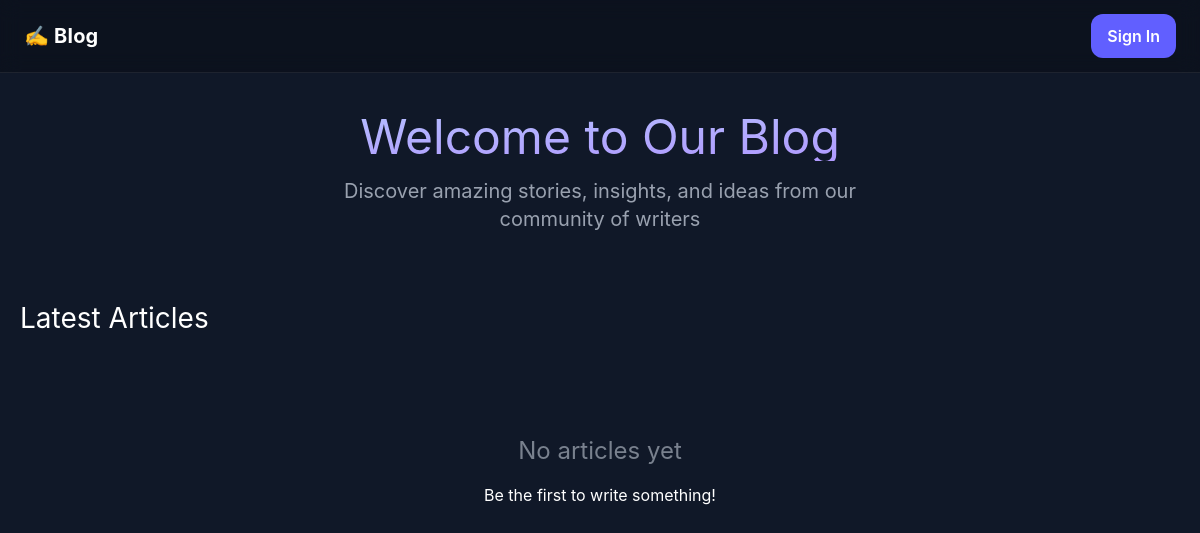
The app's page /, older data.
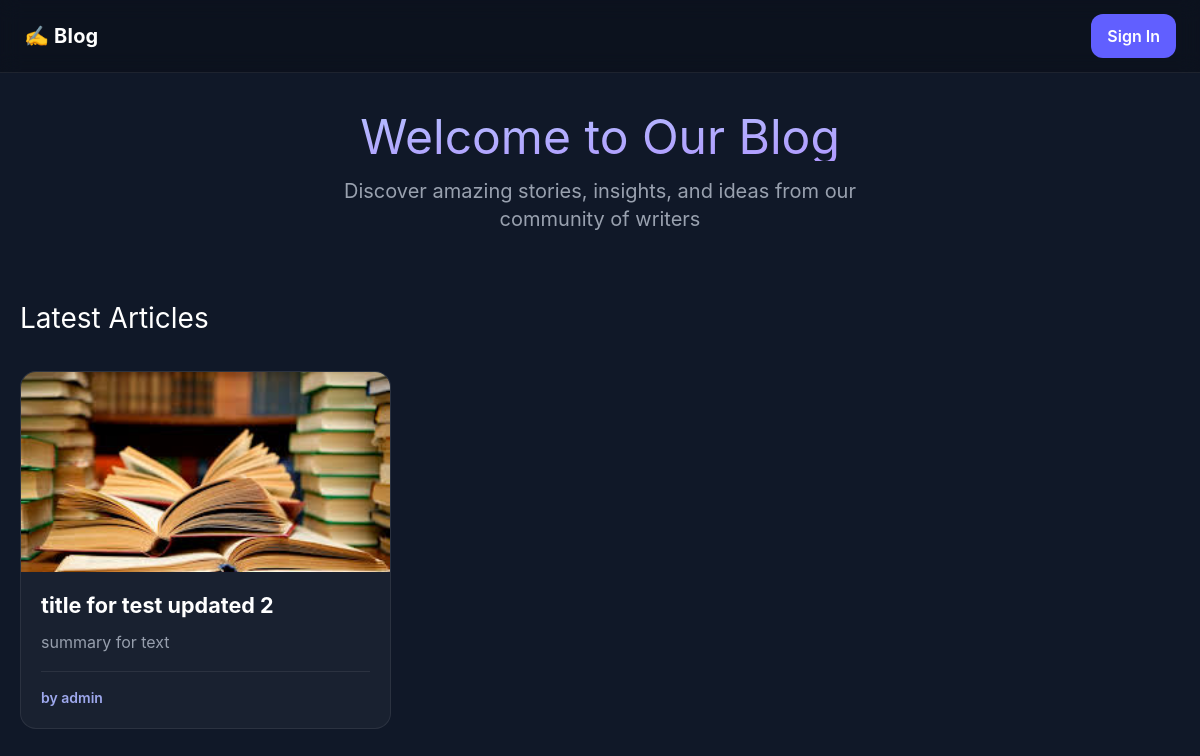
The same page, newer data.
### articles/models.py (models this page shows, shortened)
class Article ( models.Model ) :
    title = models.CharField ( max_length=150 )
    summary = models.CharField ( max_length=50, blank=True )
    body = models.TextField ()
    photo = models.ImageField ( upload_to='images/', blank=True )
    author = models.ForeignKey (
        get_user_model (),
        on_delete=models.CASCADE
    )

### accounts/models.py (models this page shows, shortened)
class User ( AbstractUser, PermissionsMixin ) :
    email = models.EmailField ( blank=True, null=True )
    age = models.PositiveIntegerField ( null=True, blank=True )
    phone_number = models.CharField ( unique=True, max_length=15, blank=True, null=True )
    address = models.CharField ( max_length=150, blank=True, null=True )
    birth_date = models.DateTimeField ( blank=True, null=True )
    objects = UserManager ()
    USERNAME_FIELD = 'username'
    REQUIRED_FIELDS = []

### articles/views.py (the view)
class ArticleListView ( ListView ) :
    model = Article
    template_name = 'home.html'
    context_object_name = 'articles'
    ordering = ['-id']

### templates/home.html (shortened to what the changed rows need)
<!DOCTYPE html>
<html lang="en">
<head>
    <script src="https://cdn.tailwindcss.com"></script>
    <link rel="stylesheet" href="https://rsms.me/inter/inter.css">
</head>
<body class="font-sans bg-[oklch(21%_0.034_264.665)] text-white min-h-screen">
<div class="py-10 px-5 max-w-[1200px] mx-auto">
    <div class="text-center mb-16">
        <h1 class="text-5xl mb-4 bg-gradient-to-br from-[oklch(85%_.15_277)] to-[oklch(75%_.20_290)] bg-clip-text text-transparent">
        </h1>
    </div>
    <div class="flex justify-between items-center mb-8">
        <h2 class="text-[1.75rem] m-0">Latest Articles</h2>
    </div>
    {% if articles %}
    <div class="grid grid-cols-[repeat(auto-fill,minmax(340px,1fr))] gap-6 mb-10">
        {% for article in articles %}
        <a href="{% url 'article_detail' article.pk %}"
           class="bg-white/[0.04] border border-white/[0.08] rounded-2xl overflow-hidden transition-all duration-300 no-underline text-white flex flex-col hover:-translate-y-1 hover:bg-white/[0.06] hover:border-white/[0.15] hover:shadow-[0_12px_40px_rgba(0,0,0,0.3)]">
            {% if article.photo %}
            <img src="{{ article.photo.url }}" alt="{{ article.title }}" class="w-full h-[200px] object-cover">
            {% else %}
            <div class="w-full h-[200px] bg-gradient-to-br from-[oklch(30%_.05_270)] to-[oklch(25%_.08_260)]"></div>
            {% endif %}
            <div class="p-5 flex-1 flex flex-col">
                <h3 class="text-[1.35rem] font-bold m-0 mb-2.5 leading-tight">
                    {{ article.title }}
                </h3>
                {% if article.summary %}
                <p class="text-[oklch(70%_.022_261.325)] m-0 mb-4 leading-relaxed flex-1">
                    {{ article.summary }}
                </p>
                {% else %}
                <p class="text-[oklch(70%_.022_261.325)] m-0 mb-4 leading-relaxed flex-1">
                    {{ article.body|truncatewords:20 }}
                </p>
                {% endif %}
                <div class="flex justify-between items-center pt-4 border-t border-white/[0.08] text-sm">
                            <span class="text-[oklch(75%_.10_277)] font-semibold">
                                by {{ article.author.username }}
                            </span>
                </div>
            </div>
        </a>
        {% endfor %}
    </div>
    {% else %}
    <div class="text-center py-16 px-5">
        <h3 class="text-2xl mb-4 text-[oklch(60%_.022_261.325)]">
            No articles yet
        </h3>
        <p>Be the first to write something!</p>
    </div>
    {% endif %}
</div>
</body>
</html>

Row changes from the older to the newer data that the page shows:
added Article: photo (picture), title "title for test updated 2", summary "summary for text", author.username "admin"
Text that changed along with them:
text no longer shown: "No articles yet Be the first to write something!"
